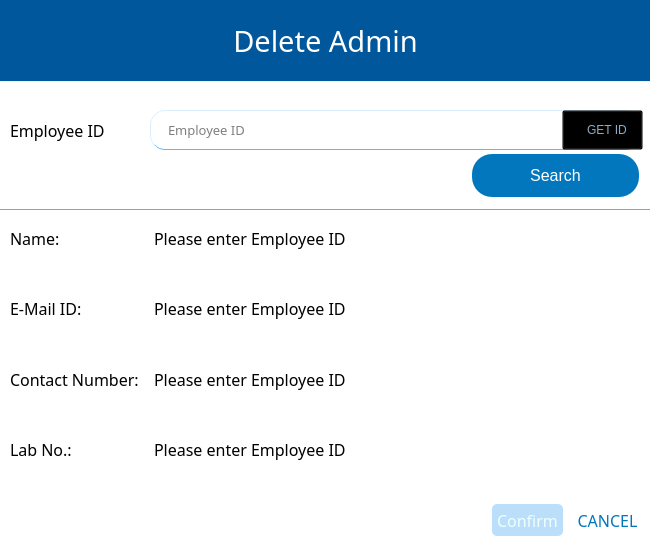
<?xml version="1.0" encoding="UTF-8"?>
<ui version="4.0">
 <class>delete_admin</class>
 <widget class="QWidget" name="delete_admin">
  <property name="geometry">
   <rect>
    <x>0</x>
    <y>0</y>
    <width>650</width>
    <height>550</height>
   </rect>
  </property>
  <property name="minimumSize">
   <size>
    <width>650</width>
    <height>550</height>
   </size>
  </property>
  <property name="maximumSize">
   <size>
    <width>650</width>
    <height>550</height>
   </size>
  </property>
  <property name="windowTitle">
   <string>Delete Admin</string>
  </property>
  <widget class="QPushButton" name="confirmButton">
   <property name="enabled">
    <bool>false</bool>
   </property>
   <property name="geometry">
    <rect>
     <x>490</x>
     <y>500</y>
     <width>75</width>
     <height>40</height>
    </rect>
   </property>
   <property name="font">
    <font>
     <family>Slate For OnePlus Medium</family>
     <pointsize>-1</pointsize>
     <weight>7</weight>
     <italic>false</italic>
     <bold>false</bold>
    </font>
   </property>
   <property name="styleSheet">
    <string notr="true">#confirmButton{
	font: 57 8pt &quot;Slate For OnePlus Medium&quot;;
background-color:#0277BD;
    color: white;
    padding: 5px;
    text-align: center;
    font-size: 16px;
    margin: 4px 2px;
border-radius: 5px;
}
#confirmButton:hover{
background-color:#01579B;

}
#confirmButton:pressed{
background-color:#1A237E;
}
#confirmButton:disabled{
background-color:#bbdefb;
color: #eeffff;
}
</string>
   </property>
   <property name="text">
    <string>Confirm</string>
   </property>
  </widget>
  <widget class="QPushButton" name="cancelButton">
   <property name="geometry">
    <rect>
     <x>570</x>
     <y>500</y>
     <width>75</width>
     <height>40</height>
    </rect>
   </property>
   <property name="font">
    <font>
     <family>Slate For OnePlus Medium</family>
     <pointsize>-1</pointsize>
     <weight>7</weight>
     <italic>false</italic>
     <bold>false</bold>
    </font>
   </property>
   <property name="styleSheet">
    <string notr="true">#cancelButton{
background-color:white;
color:#0277BD;
	font: 57 8pt &quot;Slate For OnePlus Medium&quot;;
    color: #0277BD;
    padding: 5px;
    text-align: center;
    font-size: 16px;
    margin: 0px;
border-radius: 0px;
}
#cancelButton:hover{
background-color:#01579B;
	font: 87 8pt &quot;Roboto Black&quot;;
    color: white;
    padding: 5px;
    text-align: center;
    font-size: 16px;
    margin: 4px 2px;
border-radius: 5px;
}
#cancelButton:pressed{
background-color:#1A237E;
}</string>
   </property>
   <property name="text">
    <string>CANCEL</string>
   </property>
   <property name="shortcut">
    <string>Esc</string>
   </property>
  </widget>
  <widget class="QWidget" name="formLayoutWidget">
   <property name="geometry">
    <rect>
     <x>10</x>
     <y>218</y>
     <width>631</width>
     <height>251</height>
    </rect>
   </property>
   <layout class="QFormLayout" name="formLayout">
    <property name="sizeConstraint">
     <enum>QLayout::SetDefaultConstraint</enum>
    </property>
    <item row="2" column="0">
     <widget class="QLabel" name="labelName">
      <property name="minimumSize">
       <size>
        <width>0</width>
        <height>40</height>
       </size>
      </property>
      <property name="font">
       <font>
        <family>Slate For OnePlus BK</family>
        <pointsize>12</pointsize>
        <weight>7</weight>
        <italic>false</italic>
        <bold>false</bold>
       </font>
      </property>
      <property name="styleSheet">
       <string notr="true">font: 57 12pt &quot;Slate For OnePlus BK&quot;;</string>
      </property>
      <property name="text">
       <string>Name:</string>
      </property>
     </widget>
    </item>
    <item row="3" column="0">
     <spacer name="verticalSpacer_2">
      <property name="orientation">
       <enum>Qt::Vertical</enum>
      </property>
      <property name="sizeHint" stdset="0">
       <size>
        <width>20</width>
        <height>40</height>
       </size>
      </property>
     </spacer>
    </item>
    <item row="4" column="0">
     <widget class="QLabel" name="labelEmail">
      <property name="minimumSize">
       <size>
        <width>0</width>
        <height>40</height>
       </size>
      </property>
      <property name="font">
       <font>
        <family>Slate For OnePlus BK</family>
        <pointsize>12</pointsize>
        <weight>7</weight>
        <italic>false</italic>
        <bold>false</bold>
       </font>
      </property>
      <property name="styleSheet">
       <string notr="true">font: 57 12pt &quot;Slate For OnePlus BK&quot;;</string>
      </property>
      <property name="text">
       <string>E-Mail ID:</string>
      </property>
     </widget>
    </item>
    <item row="5" column="0">
     <spacer name="verticalSpacer_3">
      <property name="orientation">
       <enum>Qt::Vertical</enum>
      </property>
      <property name="sizeHint" stdset="0">
       <size>
        <width>20</width>
        <height>40</height>
       </size>
      </property>
     </spacer>
    </item>
    <item row="6" column="0">
     <widget class="QLabel" name="labelContact">
      <property name="minimumSize">
       <size>
        <width>0</width>
        <height>40</height>
       </size>
      </property>
      <property name="font">
       <font>
        <family>Slate For OnePlus BK</family>
        <pointsize>12</pointsize>
        <weight>7</weight>
        <italic>false</italic>
        <bold>false</bold>
       </font>
      </property>
      <property name="styleSheet">
       <string notr="true">font: 57 12pt &quot;Slate For OnePlus BK&quot;;</string>
      </property>
      <property name="text">
       <string>Contact Number:</string>
      </property>
     </widget>
    </item>
    <item row="7" column="0">
     <spacer name="verticalSpacer_4">
      <property name="orientation">
       <enum>Qt::Vertical</enum>
      </property>
      <property name="sizeHint" stdset="0">
       <size>
        <width>20</width>
        <height>40</height>
       </size>
      </property>
     </spacer>
    </item>
    <item row="8" column="0">
     <widget class="QLabel" name="labelLab">
      <property name="minimumSize">
       <size>
        <width>0</width>
        <height>40</height>
       </size>
      </property>
      <property name="font">
       <font>
        <family>Slate For OnePlus BK</family>
        <pointsize>12</pointsize>
        <weight>7</weight>
        <italic>false</italic>
        <bold>false</bold>
       </font>
      </property>
      <property name="styleSheet">
       <string notr="true">font: 57 12pt &quot;Slate For OnePlus BK&quot;;</string>
      </property>
      <property name="text">
       <string>Lab No.:</string>
      </property>
     </widget>
    </item>
    <item row="2" column="1">
     <widget class="QLabel" name="label_3">
      <property name="font">
       <font>
        <family>Slate For OnePlus BK</family>
        <pointsize>12</pointsize>
        <weight>7</weight>
        <italic>false</italic>
        <bold>false</bold>
       </font>
      </property>
      <property name="styleSheet">
       <string notr="true">font: 57 12pt &quot;Slate For OnePlus BK&quot;;
 padding: 5px;</string>
      </property>
      <property name="text">
       <string>Please enter Employee ID </string>
      </property>
     </widget>
    </item>
    <item row="4" column="1">
     <widget class="QLabel" name="label_4">
      <property name="font">
       <font>
        <family>Slate For OnePlus BK</family>
        <pointsize>12</pointsize>
        <weight>7</weight>
        <italic>false</italic>
        <bold>false</bold>
       </font>
      </property>
      <property name="styleSheet">
       <string notr="true">font: 57 12pt &quot;Slate For OnePlus BK&quot;;
 padding: 5px;</string>
      </property>
      <property name="text">
       <string>Please enter Employee ID </string>
      </property>
     </widget>
    </item>
    <item row="6" column="1">
     <widget class="QLabel" name="label_5">
      <property name="font">
       <font>
        <family>Slate For OnePlus BK</family>
        <pointsize>12</pointsize>
        <weight>7</weight>
        <italic>false</italic>
        <bold>false</bold>
       </font>
      </property>
      <property name="styleSheet">
       <string notr="true">font: 57 12pt &quot;Slate For OnePlus BK&quot;;
 padding: 5px;</string>
      </property>
      <property name="text">
       <string>Please enter Employee ID </string>
      </property>
     </widget>
    </item>
    <item row="8" column="1">
     <widget class="QLabel" name="label_6">
      <property name="font">
       <font>
        <family>Slate For OnePlus BK</family>
        <pointsize>12</pointsize>
        <weight>7</weight>
        <italic>false</italic>
        <bold>false</bold>
       </font>
      </property>
      <property name="styleSheet">
       <string notr="true">font: 57 12pt &quot;Slate For OnePlus BK&quot;;
 padding: 5px;</string>
      </property>
      <property name="text">
       <string>Please enter Employee ID </string>
      </property>
     </widget>
    </item>
   </layout>
  </widget>
  <widget class="QLabel" name="MAINLABEL">
   <property name="geometry">
    <rect>
     <x>0</x>
     <y>0</y>
     <width>651</width>
     <height>81</height>
    </rect>
   </property>
   <property name="font">
    <font>
     <family>Slate For OnePlus Medium</family>
     <pointsize>22</pointsize>
     <weight>7</weight>
     <italic>false</italic>
     <bold>false</bold>
    </font>
   </property>
   <property name="styleSheet">
    <string notr="true">font: 57 22pt &quot;Slate For OnePlus Medium&quot;;
color: #ffffff;
background-color:#01579B;</string>
   </property>
   <property name="text">
    <string>Delete Admin</string>
   </property>
   <property name="alignment">
    <set>Qt::AlignCenter</set>
   </property>
  </widget>
  <widget class="QLabel" name="label_2">
   <property name="geometry">
    <rect>
     <x>-30</x>
     <y>82</y>
     <width>731</width>
     <height>551</height>
    </rect>
   </property>
   <property name="styleSheet">
    <string notr="true">background-color:#ffffff</string>
   </property>
   <property name="text">
    <string/>
   </property>
  </widget>
  <widget class="Line" name="line">
   <property name="geometry">
    <rect>
     <x>-100</x>
     <y>200</y>
     <width>931</width>
     <height>20</height>
    </rect>
   </property>
   <property name="orientation">
    <enum>Qt::Horizontal</enum>
   </property>
  </widget>
  <widget class="QPushButton" name="searchButton">
   <property name="geometry">
    <rect>
     <x>470</x>
     <y>150</y>
     <width>171</width>
     <height>51</height>
    </rect>
   </property>
   <property name="minimumSize">
    <size>
     <width>0</width>
     <height>40</height>
    </size>
   </property>
   <property name="styleSheet">
    <string notr="true">#searchButton{
	font: 57 8pt &quot;Slate For OnePlus Medium&quot;;
background-color:#0277BD;
    color: white;
    padding: 5px;
    text-align: center;
    font-size: 16px;
    margin: 4px 2px;
border-radius: 20px;
}
#searchButton:hover{
background-color:#01579B;

}
#searchButton:pressed{
background-color:#1A237E;
}</string>
   </property>
   <property name="text">
    <string>Search</string>
   </property>
   <property name="shortcut">
    <string>Return</string>
   </property>
  </widget>
  <widget class="QLabel" name="labelEid">
   <property name="geometry">
    <rect>
     <x>10</x>
     <y>110</y>
     <width>121</width>
     <height>40</height>
    </rect>
   </property>
   <property name="minimumSize">
    <size>
     <width>0</width>
     <height>40</height>
    </size>
   </property>
   <property name="font">
    <font>
     <family>Slate For OnePlus BK</family>
     <pointsize>12</pointsize>
     <weight>7</weight>
     <italic>false</italic>
     <bold>false</bold>
    </font>
   </property>
   <property name="styleSheet">
    <string notr="true">font: 57 12pt &quot;Slate For OnePlus BK&quot;;</string>
   </property>
   <property name="text">
    <string>Employee ID</string>
   </property>
  </widget>
  <widget class="QLineEdit" name="enterEid">
   <property name="geometry">
    <rect>
     <x>150</x>
     <y>110</y>
     <width>491</width>
     <height>40</height>
    </rect>
   </property>
   <property name="minimumSize">
    <size>
     <width>300</width>
     <height>40</height>
    </size>
   </property>
   <property name="font">
    <font>
     <family>Slate For OnePlus</family>
     <pointsize>10</pointsize>
     <weight>7</weight>
     <italic>false</italic>
     <bold>false</bold>
    </font>
   </property>
   <property name="styleSheet">
    <string notr="true">#enterEid{
background-color: white;
border-color: #64B5F6;
border-style: outset;
border-width: 1px;
border-radius: 15px;
font: 57 10pt &quot;Slate For OnePlus&quot;;
padding: 6px;
padding-left: 15px;

}
#enterEid:hover {
    border-style: inset;
}
#enterEid:focus {
    background-color: #E3F2FD;
    border-style: inset;
}</string>
   </property>
   <property name="text">
    <string/>
   </property>
   <property name="placeholderText">
    <string>Employee ID</string>
   </property>
   <property name="clearButtonEnabled">
    <bool>true</bool>
   </property>
  </widget>
  <widget class="QPushButton" name="searchEid">
   <property name="geometry">
    <rect>
     <x>562</x>
     <y>110</y>
     <width>81</width>
     <height>40</height>
    </rect>
   </property>
   <property name="minimumSize">
    <size>
     <width>0</width>
     <height>40</height>
    </size>
   </property>
   <property name="styleSheet">
    <string notr="true">#searchEid{background-color: transparent;
border-color: transparent;
font: 57 10pt &quot;Slate For OnePlus Medium&quot;;
padding: 6px;
padding-left: 15px;
color:#8aacc8;
}
#searchEid:hover{
background-color: #003c8f;
border-color: #003c8f;
border-style: outset;
border-width: 1px;
border-radius: 15px;
font: 57 10pt &quot;Slate For OnePlus Medium&quot;;
padding: 6px;
padding-left: 15px;
color:white
}
#searchEid:pressed {
   background-color: #000051;
border-color: #000051;
border-style: outset;
border-width: 1px;
border-radius: 15px;
font: 57 10pt &quot;Slate For OnePlus Medium&quot;;
padding: 6px;
padding-left: 15px;
color:white
}</string>
   </property>
   <property name="text">
    <string>GET ID</string>
   </property>
  </widget>
  <zorder>label_2</zorder>
  <zorder>confirmButton</zorder>
  <zorder>cancelButton</zorder>
  <zorder>formLayoutWidget</zorder>
  <zorder>MAINLABEL</zorder>
  <zorder>line</zorder>
  <zorder>searchButton</zorder>
  <zorder>labelEid</zorder>
  <zorder>enterEid</zorder>
  <zorder>searchEid</zorder>
 </widget>
 <resources/>
 <connections/>
</ui>
